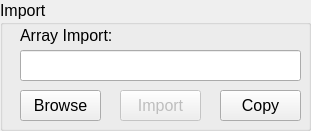
             <widget class="QGroupBox" name="groupBox_import_keithley_2">
              <property name="geometry">
               <rect>
                <x>0</x>
                <y>0</y>
                <width>311</width>
                <height>131</height>
               </rect>
              </property>
              <property name="font">
               <font>
                <pointsize>12</pointsize>
               </font>
              </property>
              <property name="title">
               <string>Import</string>
              </property>
              <widget class="QLineEdit" name="lineEdit_directory_ay">
               <property name="geometry">
                <rect>
                 <x>20</x>
                 <y>50</y>
                 <width>281</width>
                 <height>31</height>
                </rect>
               </property>
               <property name="font">
                <font>
                 <pointsize>12</pointsize>
                </font>
               </property>
              </widget>
              <widget class="QLabel" name="lable_import_ay">
               <property name="geometry">
                <rect>
                 <x>20</x>
                 <y>20</y>
                 <width>111</width>
                 <height>31</height>
                </rect>
               </property>
               <property name="font">
                <font>
                 <pointsize>12</pointsize>
                </font>
               </property>
               <property name="text">
                <string>Array Import:</string>
               </property>
              </widget>
              <widget class="QPushButton" name="pushButton_browse_ay">
               <property name="geometry">
                <rect>
                 <x>20</x>
                 <y>90</y>
                 <width>81</width>
                 <height>31</height>
                </rect>
               </property>
               <property name="font">
                <font>
                 <pointsize>12</pointsize>
                </font>
               </property>
               <property name="text">
                <string>Browse</string>
               </property>
              </widget>
              <widget class="QPushButton" name="pushButton_import_ay">
               <property name="enabled">
                <bool>false</bool>
               </property>
               <property name="geometry">
                <rect>
                 <x>120</x>
                 <y>90</y>
                 <width>81</width>
                 <height>31</height>
                </rect>
               </property>
               <property name="font">
                <font>
                 <pointsize>12</pointsize>
                </font>
               </property>
               <property name="text">
                <string>Import</string>
               </property>
              </widget>
              <widget class="QPushButton" name="pushButton_copy_ay">
               <property name="enabled">
                <bool>true</bool>
               </property>
               <property name="geometry">
                <rect>
                 <x>220</x>
                 <y>90</y>
                 <width>81</width>
                 <height>31</height>
                </rect>
               </property>
               <property name="font">
                <font>
                 <pointsize>12</pointsize>
                </font>
               </property>
               <property name="text">
                <string>Copy</string>
               </property>
              </widget>
             </widget>
